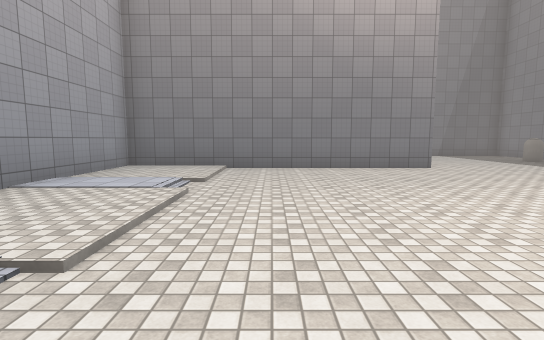
View 1 (above)

24 first-person views from a walk through a scene from a Unity 3-D project. The camera is 1.5 m above the floor, tilts 6° down and sees 85° across. The floor is counted in squares, 2 m on a side. Each view is taken from the middle of a square. On the plan, view 1 faces up. The plan holds only what a view shows up to about 10 squares ahead; the rest is blank. The place goes on beyond the plan. The player character is not drawn. Some surface patterns are stand-ins.

View 2
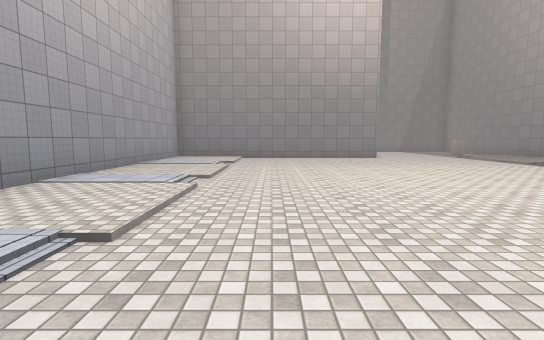

View 3
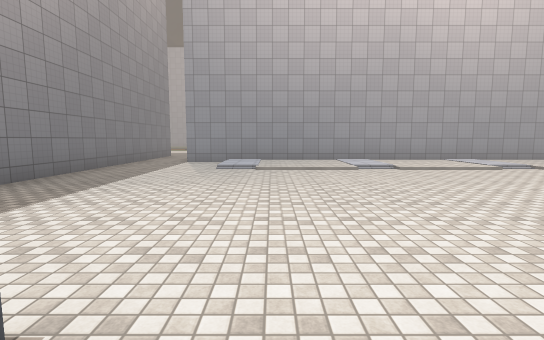

View 4
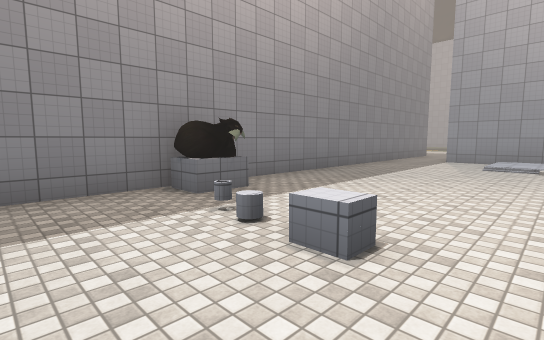

View 5
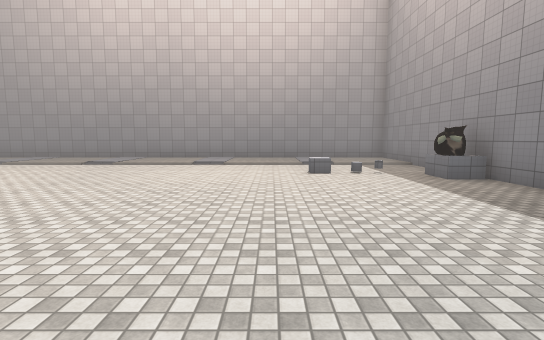

View 6
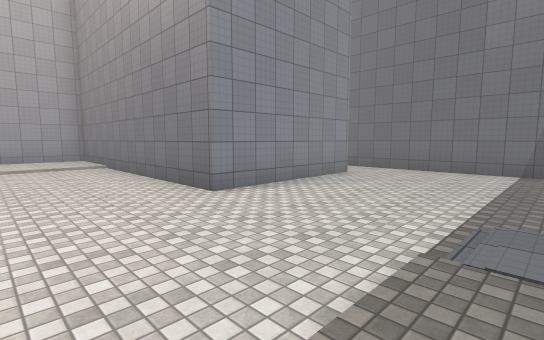

View 7
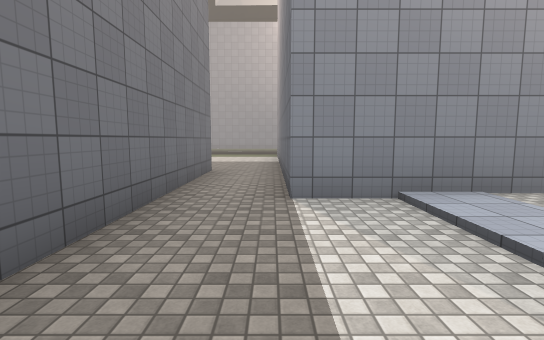

View 8
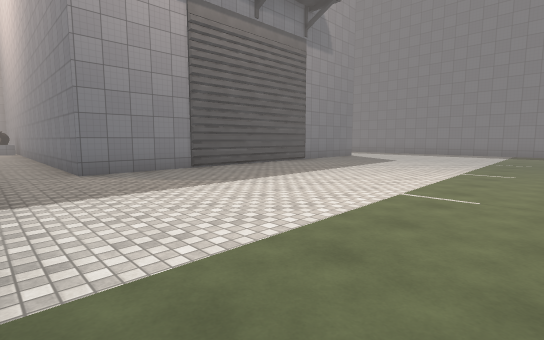

View 9
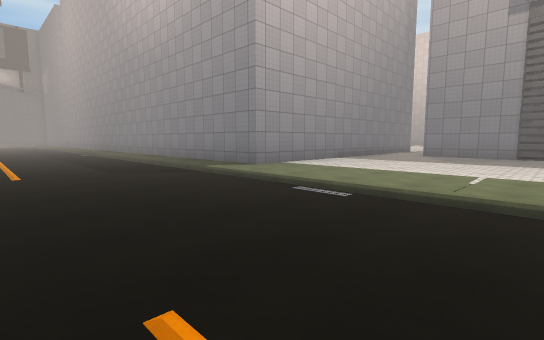

View 10
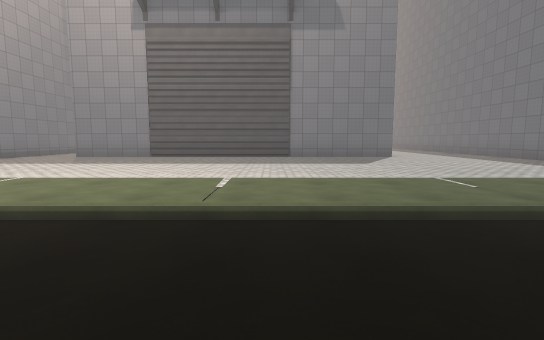

View 11
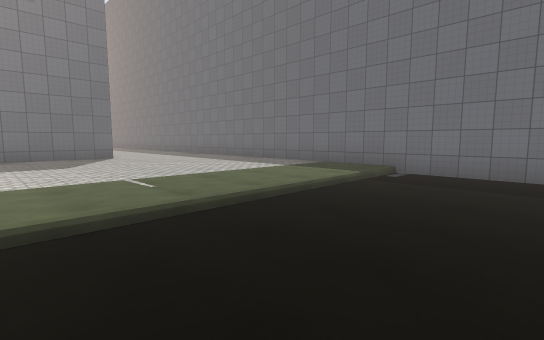

View 12
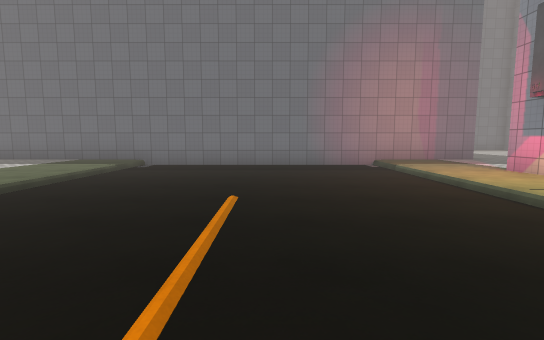

View 13
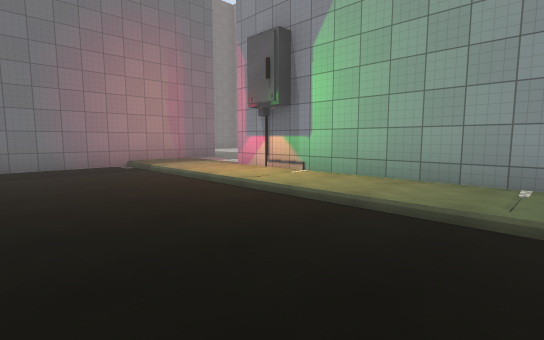

View 14
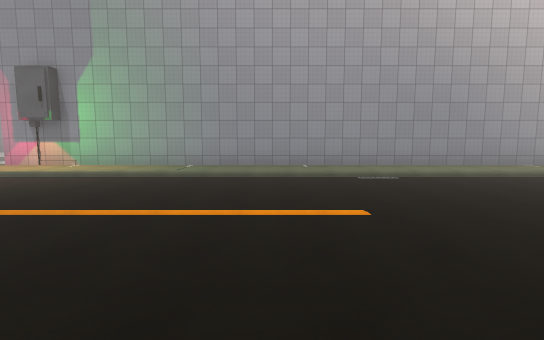

View 15
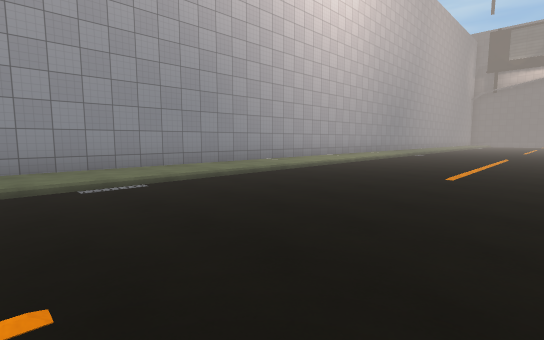

View 16
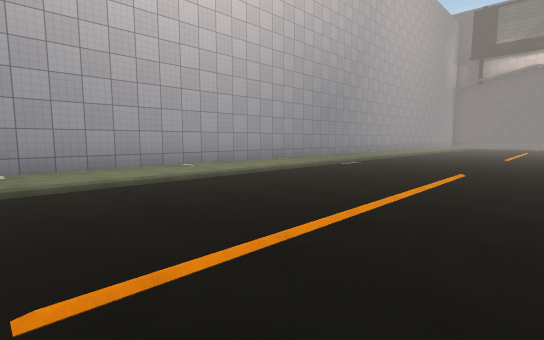

View 17
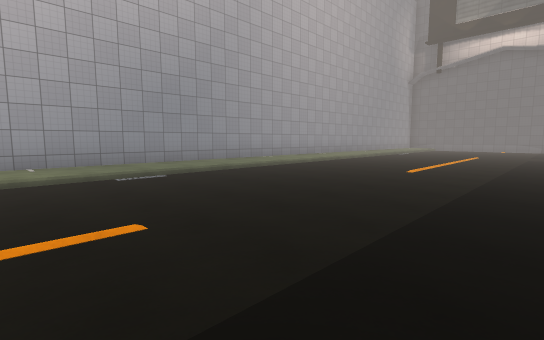

View 18
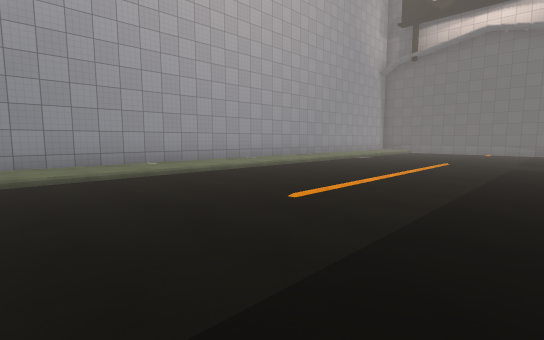

View 19
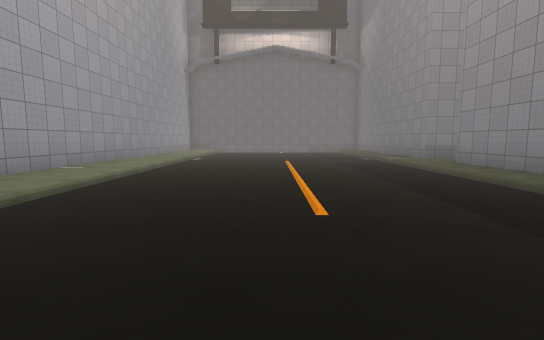

View 20
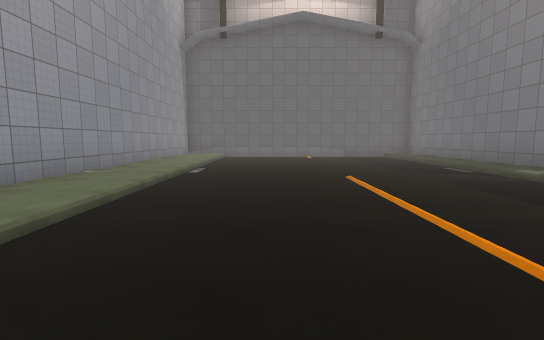

View 21
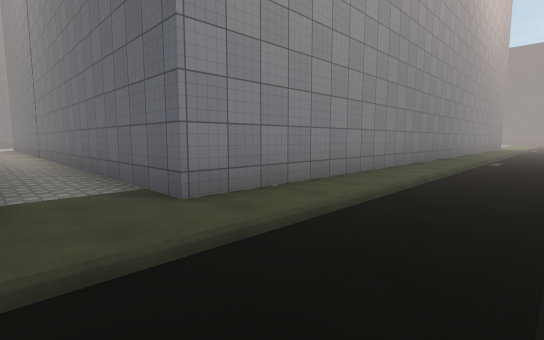

View 22
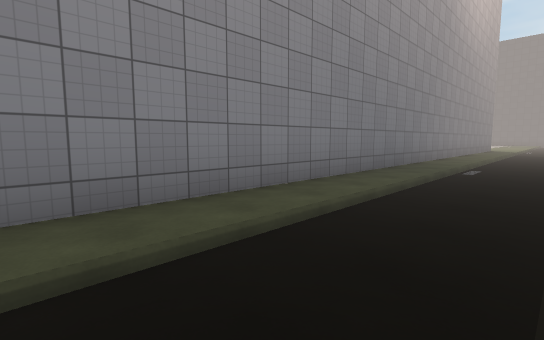

View 23
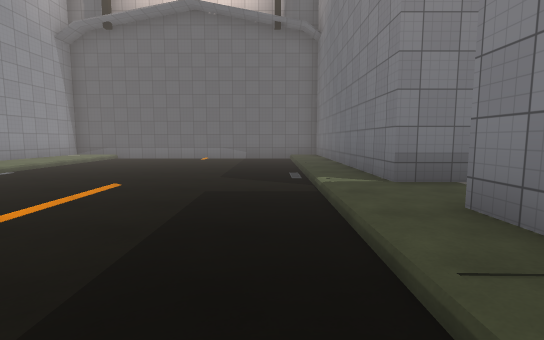

View 24
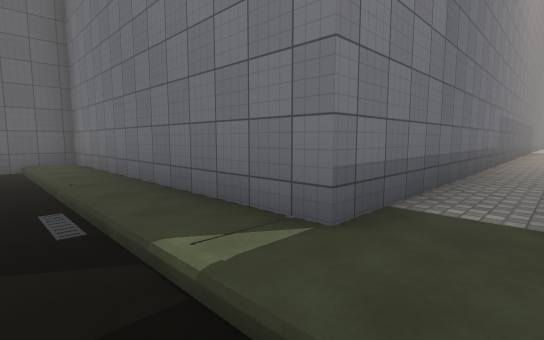

### Floor plan
Key: @ floor where view 1 was taken; # wall or solid block; . main floor; : floor 0.25 m higher than the main floor; - floor 0.25 m lower than the main floor; / step, stairs or slope; = window, fence, low wall or low ledge; ^ raised ledge; O other object.
Columns run from 24 left of view 1 to 8 right of it. Each row starts with its distance up from view 1.
 19  #./------.#
 18  #./------.#
 17  #./------.#
 16  #./------.#
 15  #./------.#
 14  #./------.#
 13  #./------.############    ######
 12  #./------............      .....
 11  #./------.###########      #....
 10  #./------.#                #...O
  9  #./------.#                #....
  8  #./------.#        #########.../
  7  #./------.#        #::/........:
  6  #./------.#        #::/........:
  5  #./------.#        #::/........:
  4  #./------.#        #::/........
  3  #./------.#        #::/........:
  2  #./------.#        #::/........:
  1  #./------.#        #::.........:
  0  #./------.#        #::/@.......:
 -1  #./------.#        #::/........:
 -2  #./------.#        #::/........:
 -3  #./------.#        #::/........:
 -4  #./------.#        #::/........:
 -5  #./------.#        #::/........:
 -6  #./------.#        #::......^..:
 -7  #./------.#        #...........:
 -8  #./------.##########........=..:
 -9  #./------..................OO..:
-10  #./------.......################
-11  #./------.......#
-12  #./------.......#
-13  #./------.......#
-14  #./------.......#
-15  #./------.......#
-16  #./------.......#
-17  #./------.......#
-18  #./------.......#
-19  #./------.......#
-20  O./------.......#
-21  ../------........
-22 .../------........
-23 .../------........
-24 ##################

Where each view was taken, in squares from view 1:
view 1: 0 up, 0 right, facing up
view 2: 4 down, 0 right, facing up
view 3: 5 down, 6 right, facing left
view 4: 5 down, 7 right, facing down-left
view 5: 5 down, 2 left, facing right
view 6: 5 up, 8 right, facing up-left
view 7: 8 down, 0 right, facing left
view 8: 8 down, 14 left, facing down-right
view 9: 13 down, 18 left, facing up-right
view 10: 16 down, 17 left, facing right
view 11: 17 down, 17 left, facing down-right
view 12: 15 down, 18 left, facing down
view 13: 15 down, 18 left, facing down-left
view 14: 13 down, 14 left, facing left
view 15: 12 down, 16 left, facing up-left
view 16: 6 down, 16 left, facing up-left
view 17: 0 up, 15 left, facing up-left
view 18: 4 up, 15 left, facing up-left
view 19: 4 up, 18 left, facing up
view 20: 8 up, 19 left, facing up
view 21: 13 up, 16 left, facing down-right
view 22: 10 up, 16 left, facing down-right
view 23: 9 up, 15 left, facing up
view 24: 12 up, 15 left, facing up-right
